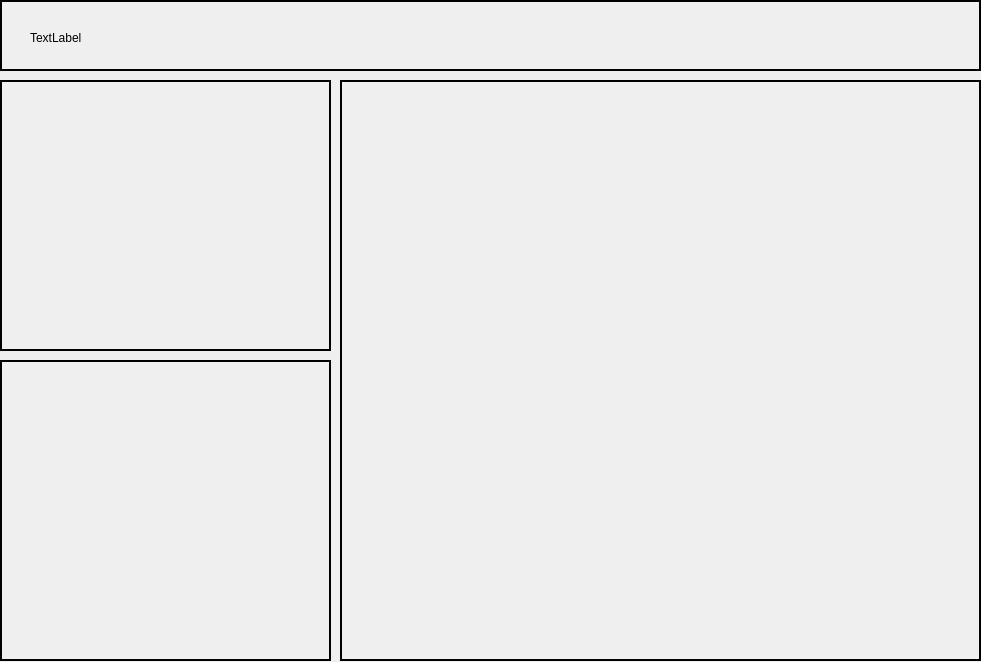
<?xml version="1.0" encoding="UTF-8"?>
<ui version="4.0">
 <class>Form</class>
 <widget class="QWidget" name="Form">
  <property name="geometry">
   <rect>
    <x>0</x>
    <y>0</y>
    <width>981</width>
    <height>662</height>
   </rect>
  </property>
  <property name="windowTitle">
   <string>DAA_UI2</string>
  </property>
  <widget class="QFrame" name="frame_1">
   <property name="geometry">
    <rect>
     <x>0</x>
     <y>0</y>
     <width>981</width>
     <height>71</height>
    </rect>
   </property>
   <property name="frameShape">
    <enum>QFrame::Box</enum>
   </property>
   <property name="frameShadow">
    <enum>QFrame::Plain</enum>
   </property>
   <property name="lineWidth">
    <number>2</number>
   </property>
   <widget class="QLabel" name="label">
    <property name="geometry">
     <rect>
      <x>30</x>
      <y>30</y>
      <width>72</width>
      <height>15</height>
     </rect>
    </property>
    <property name="text">
     <string>TextLabel</string>
    </property>
   </widget>
  </widget>
  <widget class="QFrame" name="frame_2">
   <property name="geometry">
    <rect>
     <x>0</x>
     <y>80</y>
     <width>331</width>
     <height>271</height>
    </rect>
   </property>
   <property name="frameShape">
    <enum>QFrame::Box</enum>
   </property>
   <property name="frameShadow">
    <enum>QFrame::Plain</enum>
   </property>
   <property name="lineWidth">
    <number>2</number>
   </property>
  </widget>
  <widget class="QFrame" name="frame_3">
   <property name="geometry">
    <rect>
     <x>0</x>
     <y>360</y>
     <width>331</width>
     <height>301</height>
    </rect>
   </property>
   <property name="frameShape">
    <enum>QFrame::Box</enum>
   </property>
   <property name="frameShadow">
    <enum>QFrame::Plain</enum>
   </property>
   <property name="lineWidth">
    <number>2</number>
   </property>
  </widget>
  <widget class="QFrame" name="frame_4">
   <property name="geometry">
    <rect>
     <x>340</x>
     <y>80</y>
     <width>641</width>
     <height>581</height>
    </rect>
   </property>
   <property name="frameShape">
    <enum>QFrame::Box</enum>
   </property>
   <property name="frameShadow">
    <enum>QFrame::Plain</enum>
   </property>
   <property name="lineWidth">
    <number>2</number>
   </property>
   <widget class="QWidget" name="horizontalLayoutWidget">
    <property name="geometry">
     <rect>
      <x>0</x>
      <y>0</y>
      <width>641</width>
      <height>581</height>
     </rect>
    </property>
    <layout class="QHBoxLayout" name="horizontalLayout"/>
   </widget>
  </widget>
 </widget>
 <resources/>
 <connections/>
</ui>
